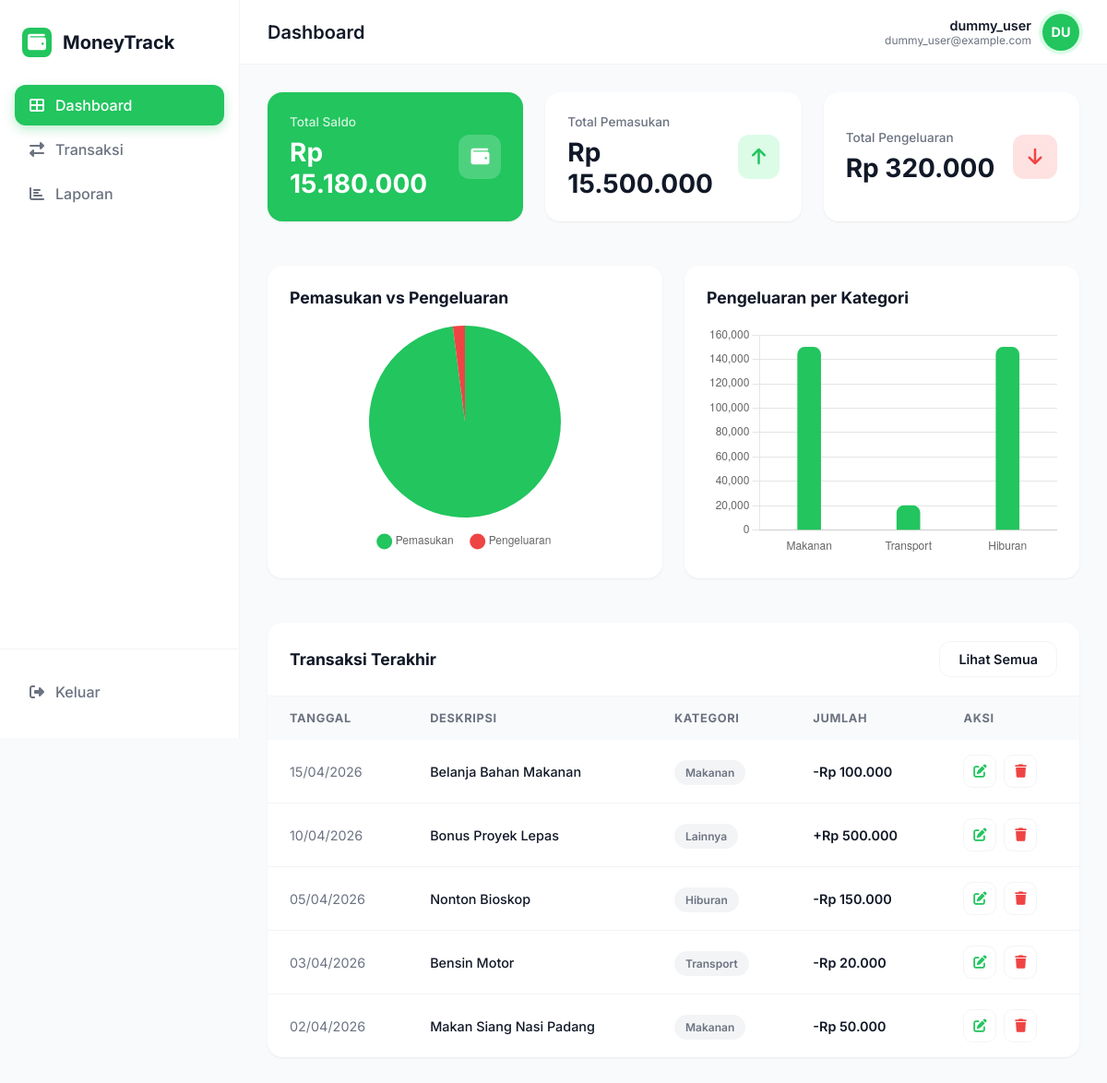
/index.php (signed in), run on the app's committed database.
### tables this page shows
CREATE TABLE IF NOT EXISTS transaksi (
    id INT AUTO_INCREMENT PRIMARY KEY,
    user_id INT NOT NULL,
    kategori_id INT NOT NULL,
    tipe ENUM('income', 'expense') NOT NULL,
    jumlah DECIMAL(15, 2) NOT NULL,
    tanggal DATE NOT NULL,
    deskripsi TEXT,
    FOREIGN KEY (user_id) REFERENCES users(id) ON DELETE CASCADE,
    FOREIGN KEY (kategori_id) REFERENCES kategori(id) ON DELETE CASCADE
);

CREATE TABLE IF NOT EXISTS kategori (
    id INT AUTO_INCREMENT PRIMARY KEY,
    nama_kategori VARCHAR(50) NOT NULL
);

### koneksi.php (called while the page is built, shortened)
<?php
function formatRupiah($angka) {
    return "Rp " . number_format($angka, 0, ',', '.');
}
?>

### index.php (the view, shortened to what this page needs)
<?php
require_once 'koneksi.php';
$user_id = $_SESSION['user_id'];
$stmt = $pdo->prepare("SELECT
    COALESCE(SUM(CASE WHEN tipe = 'income' THEN jumlah ELSE 0 END), 0) as total_income,
    COALESCE(SUM(CASE WHEN tipe = 'expense' THEN jumlah ELSE 0 END), 0) as total_expense
    FROM transaksi WHERE user_id = ?");
$stmt->execute([$user_id]);
$totals = $stmt->fetch();
$total_income = $totals['total_income'];
$total_expense = $totals['total_expense'];
$balance = $total_income - $total_expense;
$stmt = $pdo->prepare("SELECT t.*, k.nama_kategori
    FROM transaksi t
    JOIN kategori k ON t.kategori_id = k.id
    WHERE t.user_id = ?
    ORDER BY t.tanggal DESC, t.id DESC LIMIT 5");
$stmt->execute([$user_id]);
$recent_transactions = $stmt->fetchAll();
$stmt = $pdo->prepare("SELECT k.nama_kategori, SUM(t.jumlah) as total
    FROM transaksi t
    JOIN kategori k ON t.kategori_id = k.id
    WHERE t.user_id = ? AND t.tipe = 'expense'
    GROUP BY k.id");
$stmt->execute([$user_id]);
$expense_categories = $stmt->fetchAll();
$chart_cat_labels = [];
$chart_cat_data = [];
foreach ($expense_categories as $ec) {
    $chart_cat_labels[] = $ec['nama_kategori'];
    $chart_cat_data[] = $ec['total'];
}
?>
<!DOCTYPE html>
<html lang="en">
<head>
    <link rel="stylesheet" href="style.css">
    <link rel="stylesheet" href="https://cdnjs.cloudflare.com/ajax/libs/font-awesome/6.4.0/css/all.min.css">
</head>
<body>
    <?php include 'sidebar.php'; ?>
    <main class="main-content">
        <?php include 'topbar.php'; ?>
        <div class="content-body">
            <div class="summary-grid">
                <div class="card card-summary card-green">
                    <div class="summary-info">
                        <h4>Total Saldo</h4>
                        <div class="value"><?= formatRupiah($balance) ?></div>
                    </div>
                    <div class="summary-icon">
                        <i class="fas fa-wallet"></i>
                    </div>
                </div>
                <div class="card card-summary">
                    <div class="summary-info">
                        <h4>Total Pemasukan</h4>
                        <div class="value"><?= formatRupiah($total_income) ?></div>
                    </div>
                    <div class="summary-icon icon-income">
                        <i class="fas fa-arrow-up"></i>
                    </div>
                </div>
                <div class="card card-summary">
                    <div class="summary-info">
                        <h4>Total Pengeluaran</h4>
                        <div class="value"><?= formatRupiah($total_expense) ?></div>
                    </div>
                    <div class="summary-icon icon-expense">
                        <i class="fas fa-arrow-down"></i>
                    </div>
                </div>
            </div>
            <div class="charts-grid">
                <div class="card">
                    <div class="card-header" style="border:none; padding: 0 0 20px 0;">
                        <h3 style="font-size: 1.1rem;">Pemasukan vs Pengeluaran</h3>
                    </div>
                    <div style="position: relative; height:250px;">
                        <canvas id="pieChart"></canvas>
                    </div>
                </div>
                <div class="card">
                    <div class="card-header" style="border:none; padding: 0 0 20px 0;">
                        <h3 style="font-size: 1.1rem;">Pengeluaran per Kategori</h3>
                    </div>
                    <div style="position: relative; height:250px;">
                        <canvas id="barChart"></canvas>
                    </div>
                </div>
            </div>
            <div class="card table-card" style="margin-top: 24px;">
                <div class="table-header">
                    <h3 style="font-size: 1.1rem;">Transaksi Terakhir</h3>
                    <a href="transaksi.php" class="btn btn-outline btn-sm">Lihat Semua</a>
                </div>
                <div class="table-responsive">
                    <table class="table">
                        <thead>
                            <tr>
                                <th>Tanggal</th>
                                <th>Deskripsi</th>
                                <th>Kategori</th>
                                <th>Jumlah</th>
                                <th>Aksi</th>
                            </tr>
                        </thead>
                        <tbody>
                            <?php if (count($recent_transactions) > 0): ?>
                                <?php foreach ($recent_transactions as $t): ?>
                                    <tr>
                                        <td style="color: var(--text-muted);"><?= date('d/m/Y', strtotime($t['tanggal'])) ?></td>
                                        <td style="font-weight: 500;"><?= htmlspecialchars($t['deskripsi']) ?></td>
                                        <td>
                                            <span class="badge" style="background: #F3F4F6; color: var(--text-muted);">
                                                <?= htmlspecialchars($t['nama_kategori']) ?>
                                            </span>
                                        </td>
                                        <td style="font-weight: 600;" class="<?= $t['tipe'] == 'income' ? 'text-success' : 'text-danger' ?>">
                                            <?= $t['tipe'] == 'income' ? '+' : '-' ?><?= formatRupiah($t['jumlah']) ?>
                                        </td>
                                        <td>
                                            <div style="display: flex; gap: 8px;">
                                                <a href="edit.php?id=<?= $t['id'] ?>" class="btn btn-outline btn-icon" style="color: var(--primary);"><i class="fas fa-edit"></i></a>
                                                <a href="hapus.php?id=<?= $t['id'] ?>" class="btn btn-outline btn-icon btn-delete" style="color: var(--danger);"><i class="fas fa-trash"></i></a>
                                            </div>
                                        </td>
                                    </tr>
                                <?php endforeach; ?>
                            <?php else: ?>
                                <tr>
                                    <td colspan="5" style="text-align: center; padding: 40px;">Belum ada transaksi.</td>
                                </tr>
                            <?php endif; ?>
                        </tbody>
                    </table>
                </div>
            </div>
        </div>
    </main>
    <script>
        // Pie Chart
        const ctxPie = document.getElementById('pieChart').getContext('2d');
        new Chart(ctxPie, {
            type: 'pie',
            data: {
                labels: ['Pemasukan', 'Pengeluaran'],
                datasets: [{
                    data: [<?= $total_income ?>, <?= $total_expense ?>],
                    backgroundColor: ['#22C55E', '#EF4444'],
                    borderWidth: 0
                }]
            },
            options: {
                responsive: true,
                maintainAspectRatio: false,
                plugins: {
                    legend: { position: 'bottom', labels: { usePointStyle: true, padding: 20 } }
                }
            }
        });
        // Bar Chart
        const ctxBar = document.getElementById('barChart').getContext('2d');
        new Chart(ctxBar, {
            type: 'bar',
            data: {
                labels: <?= json_encode($chart_cat_labels) ?>,
                datasets: [{
                    label: 'Pengeluaran',
                    data: <?= json_encode($chart_cat_data) ?>,
                    backgroundColor: '#22C55E',
                    borderRadius: 8,
                    barThickness: 25
                }]
            },
            options: {
                responsive: true,
                maintainAspectRatio: false,
                plugins: {
                    legend: { display: false }
                },
                scales: {
                    y: { beginAtZero: true, grid: { display: true, drawBorder: false } },
                    x: { grid: { display: false } }
                }
            }
        });
    </script>
</body>
</html>

### sidebar.php (shortened to what this page needs)
<aside class="sidebar">
    <a href="index.php" class="sidebar-logo">
        <i class="fas fa-wallet"></i>
        <span>MoneyTrack</span>
    </a>
    <nav class="sidebar-nav">
        <a href="index.php" class="nav-item <?= basename($_SERVER['PHP_SELF']) == 'index.php' ? 'active' : '' ?>">
            <i class="fas fa-th-large"></i>
            <span>Dashboard</span>
        </a>
        <a href="transaksi.php" class="nav-item <?= basename($_SERVER['PHP_SELF']) == 'transaksi.php' || basename($_SERVER['PHP_SELF']) == 'tambah.php' || basename($_SERVER['PHP_SELF']) == 'edit.php' ? 'active' : '' ?>">
            <i class="fas fa-exchange-alt"></i>
            <span>Transaksi</span>
        </a>
        <a href="laporan.php" class="nav-item <?= basename($_SERVER['PHP_SELF']) == 'laporan.php' ? 'active' : '' ?>">
            <i class="fas fa-chart-bar"></i>
            <span>Laporan</span>
        </a>
    </nav>
    <div class="sidebar-footer">
        <a href="logout.php" class="nav-item text-danger">
            <i class="fas fa-sign-out-alt"></i>
            <span>Keluar</span>
        </a>
    </div>
</aside>

### topbar.php (shortened to what this page needs)
<?php
$title = "Dashboard";
$initials = strtoupper(substr($_SESSION['username'], 0, 1));
if (strlen($_SESSION['username']) > 1) {
    $initials = strtoupper(substr($_SESSION['username'], 0, 1) . substr($_SESSION['username'], 1, 1));
}
?>
<header class="topbar">
    <div class="page-title"><?= $title ?></div>
    <div class="user-profile">
        <div class="user-info" style="text-align: right;">
            <div class="user-name"><?= htmlspecialchars($_SESSION['username']) ?></div>
            <div class="user-email"><?= htmlspecialchars($_SESSION['username']) ?>@example.com</div>
        </div>
        <div class="avatar"><?= $initials ?></div>
    </div>
</header>

### data on the page
transaksi: tanggal "15/04/2026", deskripsi "Belanja Bahan Makanan", kategori.nama_kategori "Makanan", jumlah "Rp 100.000"
transaksi: tanggal "10/04/2026", deskripsi "Bonus Proyek Lepas", kategori.nama_kategori "Lainnya", jumlah "Rp 500.000"
transaksi: tanggal "05/04/2026", deskripsi "Nonton Bioskop", kategori.nama_kategori "Hiburan", jumlah "Rp 150.000"
transaksi: tanggal "03/04/2026", deskripsi "Bensin Motor", kategori.nama_kategori "Transport", jumlah "Rp 20.000"
transaksi: tanggal "02/04/2026", deskripsi "Makan Siang Nasi Padang", kategori.nama_kategori "Makanan", jumlah "Rp 50.000"

### other printed values
$title "Dashboard"
$_SESSION['username'] "dummy_user"
$initials "DU"
formatRupiah($balance) "Rp 15.180.000"
formatRupiah($total_income) "Rp 15.500.000"
formatRupiah($total_expense) "Rp 320.000"
chart data {{ $total_income }} 15500000.00
chart data {{ $total_expense }} 320000.00
chart data {{ json_encode($chart_cat_labels) }} ["Makanan","Transport","Hiburan"]
chart data {{ json_encode($chart_cat_data) }} ["150000.00","20000.00","150000.00"]
